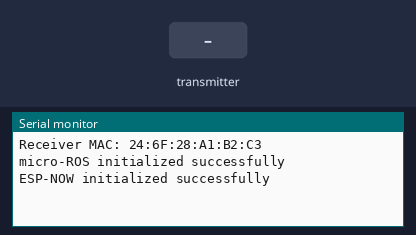
A program run on a simulated ESP32-S3. On the bench: the last lines printed to the serial monitor. The inputs (shaded band) are chosen by the test bench. The ROS host is connected and sends only what is stated.

Above: at 3.2 s.
3.3 s: the transmitter starts sending altitude = 0
At 3.61 s:
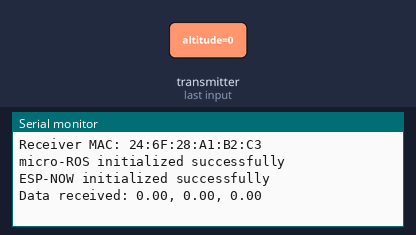
5.3 s: the transmitter starts sending forwardBackward = 25
At 5.61 s:
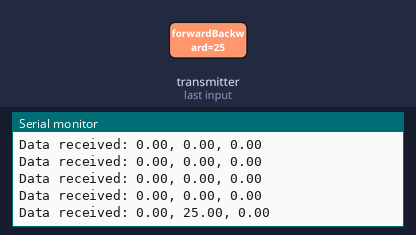
6.8 s: the transmitter starts sending leftRight = 25
At 7.11 s:
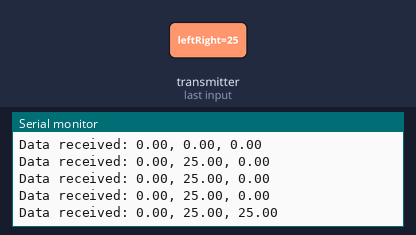
8.3 s: the transmitter starts sending altitude = 25
At 8.61 s:
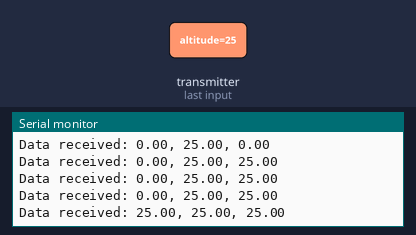
9.8 s: the transmitter starts sending forwardBackward = 0
At 10.11 s:
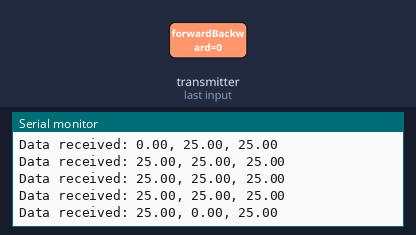
11.3 s: the transmitter starts sending leftRight = 0
At 11.61 s:
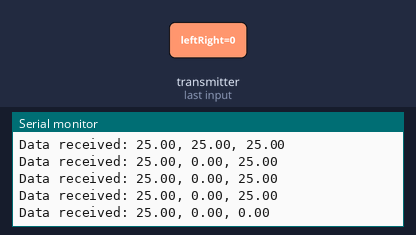

The program:

main.cpp
```cpp
#include <Arduino.h>
#include <esp_now.h>
#include <WiFi.h>
#include <micro_ros_platformio.h>
#include <rcl/rcl.h>
#include <rclc/rclc.h>
#include <rclc/executor.h>
#include <geometry_msgs/msg/vector3.h>

rcl_publisher_t publisher;
geometry_msgs__msg__Vector3 msg;
rclc_executor_t executor;
rcl_allocator_t allocator;
rcl_node_t node;
rclc_support_t support;

// Joystick struct
typedef struct {
  float altitude;
  float forwardBackward;
  float leftRight;
} JoystickData;

JoystickData incomingData;

// ESP-NOW receive callback
void onDataRecv(const uint8_t *mac_addr, const uint8_t *incomingDataRaw, int len){
  // Copy the received data into our struct
  memcpy(&incomingData, incomingDataRaw, sizeof(incomingData));

  // Debug output
  Serial.print("Data received: ");
  Serial.print(incomingData.altitude); Serial.print(", ");
  Serial.print(incomingData.forwardBackward); Serial.print(", ");
  Serial.println(incomingData.leftRight);

  // Populate ROS message
  msg.x = incomingData.altitude;
  msg.y = incomingData.forwardBackward;
  msg.z = incomingData.leftRight;

  rcl_ret_t ret = rcl_publish(&publisher, &msg, NULL);
  if (ret != RCL_RET_OK) {
    Serial.println("Failed to publish joystick data");
  }
}

// micro-ROS transport setup (Serial)
void setupMicroROS() {
  set_microros_serial_transports(Serial);
  delay(2000);  // give time for agent connection

  allocator = rcl_get_default_allocator();

  // Initialize support, node, and publisher
  rcl_ret_t ret = rclc_support_init(&support, 0, NULL, &allocator);
  if (ret != RCL_RET_OK) {
    Serial.println("Failed to initialize support");
    return;
  }

  ret = rclc_node_init_default(&node, "esp32_joystick_node", "", &support);
  if (ret != RCL_RET_OK) {
    Serial.println("Failed to initialize node");
    return;
  }

  ret = rclc_publisher_init_default(
    &publisher,
    &node,
    ROSIDL_GET_MSG_TYPE_SUPPORT(geometry_msgs, msg, Vector3),
    "joystick_data"
  );
  if (ret != RCL_RET_OK) {
    Serial.println("Failed to initialize publisher");
    return;
  }

  // Initialize executor
  ret = rclc_executor_init(&executor, &support.context, 1, &allocator);
  if (ret != RCL_RET_OK) {
    Serial.println("Failed to initialize executor");
    return;
  }

  Serial.println("micro-ROS initialized successfully");
}

void setup() {
  Serial.begin(115200);

  // Setup WiFi in station mode
  WiFi.mode(WIFI_STA);
  Serial.print("Receiver MAC: ");
  Serial.println(WiFi.macAddress());

  // Init micro-ROS
  setupMicroROS();

  // Init ESP-NOW
  if (esp_now_init() != ESP_OK) {
    Serial.println("ESP-NOW init failed!");
    return;
  }
  esp_now_register_recv_cb(onDataRecv);

  Serial.println("ESP-NOW initialized successfully");
}

void loop() {
  // Process any pending ROS communications
  rcl_ret_t ret = rclc_executor_spin_some(&executor, RCL_MS_TO_NS(10));
  if (ret != RCL_RET_OK) {
    Serial.println("Error in executor spin");
  }

  delay(10);  // yield to FreeRTOS
}
```

Measured:
- after the input at 3.3 s, the serial monitor: prints a new line at once (image 1)
- after the input at 5.3 s, the serial monitor: prints a new line at once (image 2)
- after the input at 6.8 s, the serial monitor: prints a new line at once (image 3)
- after the input at 8.3 s, the serial monitor: prints a new line at once (image 4)
- after the input at 9.8 s, the serial monitor: prints a new line at once (image 5)
- after the input at 11.3 s, the serial monitor: prints a new line at once (image 6)
